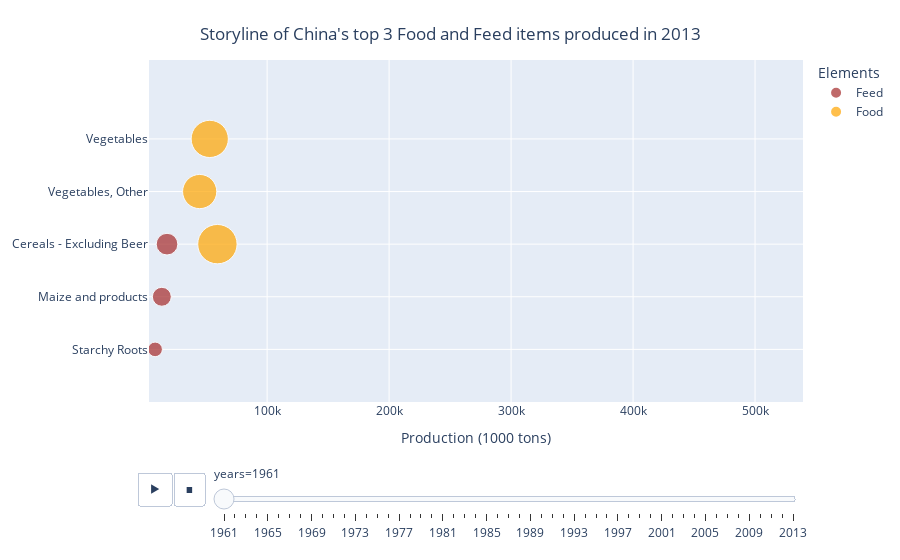

Source (notebook cell):
### Code cell
fig = px.scatter(
    data_frame=chn_food_feed, 
    x='production',
    y='item',
    size='production',
    size_max=80,
    animation_frame='years',

    color='element',
    color_discrete_map={
        'Feed':'brown',
        'Food':'orange'},

    hover_name='item',
    hover_data=dict(
        item = False, 
        element = False),    

    range_x=[chn_food_feed.production.min()-5000, chn_food_feed.production.max()+50000],
    range_y=[-1, 5.5])

fig.update_layout(
    title="Storyline of China's top 3 Food and Feed items produced in 2013",
    title_x = 0.5,
    title_y = 0.95,
    title_xanchor='center',
    title_yanchor='top',

    legend_title_text='Elements',

    xaxis = dict(title='Production (1000 tons)'),
    yaxis = dict(title=None))

# Velocizzare l'animazione
fig.layout.updatemenus[0].buttons[0].args[1]['frame']['duration'] = 250
fig.layout.updatemenus[0].buttons[0].args[1]['transition']['duration'] = 250

# fig.show(renderer='notebook_connected') # For VS Code visulization of animation
plotly.offline.iplot(fig)

### Figure 1 — Plotly figure (JSON) as saved in the notebook; plotly's stock layout.template omitted (floating-point values rounded to 4 significant figures)
{"data": [{"customdata": [["Feed"], ["Feed"], ["Feed"]], "hovertemplate": "<b>%{hovertext}</b><br><br>years=1961<br>production=%{marker.size}<extra></extra>", "hovertext": ["Starchy Roots", "Maize and products", "Cereals - Excluding Beer"], "legendgroup": "Feed", "marker": {"color": "brown", "size": [8179, 13700, 17963], "sizemode": "area", "sizeref": 76.45, "symbol": "circle"}, "mode": "markers", "name": "Feed", "orientation": "h", "showlegend": true, "type": "scatter", "x": [8179, 13700, 17963], "xaxis": "x", "y": ["Starchy Roots", "Maize and products", "Cereals - Excluding Beer"], "yaxis": "y"}, {"customdata": [["Food"], ["Food"], ["Food"]], "hovertemplate": "<b>%{hovertext}</b><br><br>years=1961<br>production=%{marker.size}<extra></extra>", "hovertext": ["Vegetables, Other", "Vegetables", "Cereals - Excluding Beer"], "legendgroup": "Food", "marker": {"color": "orange", "size": [44728, 52968, 59256], "sizemode": "area", "sizeref": 76.45, "symbol": "circle"}, "mode": "markers", "name": "Food", "orientation": "h", "showlegend": true, "type": "scatter", "x": [44728, 52968, 59256], "xaxis": "x", "y": ["Vegetables, Other", "Vegetables", "Cereals - Excluding Beer"], "yaxis": "y"}], "layout": {"legend": {"itemsizing": "constant", "title": {"text": "Elements"}, "tracegroupgap": 0}, "margin": {"t": 60}, "sliders": [{"active": 0, "currentvalue": {"prefix": "years="}, "len": 0.9, "pad": {"b": 10, "t": 60}, "steps": [{"args": [["1961"], {"frame": {"duration": 0, "redraw": false}, "fromcurrent": true, "mode": "immediate", "transition": {"duration": 0, "easing": "linear"}}], "label": "1961", "method": "animate"}, {"args": [["1962"], {"frame": {"duration": 0, "redraw": false}, "fromcurrent": true, "mode": "immediate", "transition": {"duration": 0, "easing": "linear"}}], "label": "1962", "method": "animate"}, {"args": [["1963"], {"frame": {"duration": 0, "redraw": false}, "fromcurrent": true, "mode": "immediate", "transition": {"duration": 0, "easing": "linear"}}], "label": "1963", "method": "animate"}, {"args": [["1964"], {"frame": {"duration": 0, "redraw": false}, "fromcurrent": true, "mode": "immediate", "transition": {"duration": 0, "easing": "linear"}}], "label": "1964", "method": "animate"}, {"args": [["1965"], {"frame": {"duration": 0, "redraw": false}, "fromcurrent": true, "mode": "immediate", "transition": {"duration": 0, "easing": "linear"}}], "label": "1965", "method": "animate"}, {"args": [["1966"], {"frame": {"duration": 0, "redraw": false}, "fromcurrent": true, "mode": "immediate", "transition": {"duration": 0, "easing": "linear"}}], "label": "1966", "method": "animate"}, {"args": [["1967"], {"frame": {"duration": 0, "redraw": false}, "fromcurrent": true, "mode": "immediate", "transition": {"duration": 0, "easing": "linear"}}], "label": "1967", "method": "animate"}, {"args": [["1968"], {"frame": {"duration": 0, "redraw": false}, "fromcurrent": true, "mode": "immediate", "transition": {"duration": 0, "easing": "linear"}}], "label": "1968", "method": "animate"}, {"args": [["1969"], {"frame": {"duration": 0, "redraw": false}, "fromcurrent": true, "mode": "immediate", "transition": {"duration": 0, "easing": "linear"}}], "label": "1969", "method": "animate"}, {"args": [["1970"], {"frame": {"duration": 0, "redraw": false}, "fromcurrent": true, "mode": "immediate", "transition": {"duration": 0, "easing": "linear"}}], "label": "1970", "method": "animate"}, {"args": [["1971"], {"frame": {"duration": 0, "redraw": false}, "fromcurrent": true, "mode": "immediate", "transition": {"duration": 0, "easing": "linear"}}], "label": "1971", "method": "animate"}, {"args": [["1972"], {"frame": {"duration": 0, "redraw": false}, "fromcurrent": true, "mode": "immediate", "transition": {"duration": 0, "easing": "linear"}}], "label": "1972", "method": "animate"}, {"args": [["1973"], {"frame": {"duration": 0, "redraw": false}, "fromcurrent": true, "mode": "immediate", "transition": {"duration": 0, "easing": "linear"}}], "label": "1973", "method": "animate"}, {"args": [["1974"], {"frame": {"duration": 0, "redraw": false}, "fromcurrent": true, "mode": "immediate", "transition": {"duration": 0, "easing": "linear"}}], "label": "1974", "method": "animate"}, {"args": [["1975"], {"frame": {"duration": 0, "redraw": false}, "fromcurrent": true, "mode": "immediate", "transition": {"duration": 0, "easing": "linear"}}], "label": "1975", "method": "animate"}, {"args": [["1976"], {"frame": {"duration": 0, "redraw": false}, "fromcurrent": true, "mode": "immediate", "transition": {"duration": 0, "easing": "linear"}}], "label": "1976", "method": "animate"}, {"args": [["1977"], {"frame": {"duration": 0, "redraw": false}, "fromcurrent": true, "mode": "immediate", "transition": {"duration": 0, "easing": "linear"}}], "label": "1977", "method": "animate"}, {"args": [["1978"], {"frame": {"duration": 0, "redraw": false}, "fromcurrent": true, "mode": "immediate", "transition": {"duration": 0, "easing": "linear"}}], "label": "1978", "method": "animate"}, {"args": [["1979"], {"frame": {"duration": 0, "redraw": false}, "fromcurrent": true, "mode": "immediate", "transition": {"duration": 0, "easing": "linear"}}], "label": "1979", "method": "animate"}, {"args": [["1980"], {"frame": {"duration": 0, "redraw": false}, "fromcurrent": true, "mode": "immediate", "transition": {"duration": 0, "easing": "linear"}}], "label": "1980", "method": "animate"}, {"args": [["1981"], {"frame": {"duration": 0, "redraw": false}, "fromcurrent": true, "mode": "immediate", "transition": {"duration": 0, "easing": "linear"}}], "label": "1981", "method": "animate"}, {"args": [["1982"], {"frame": {"duration": 0, "redraw": false}, "fromcurrent": true, "mode": "immediate", "transition": {"duration": 0, "easing": "linear"}}], "label": "1982", "method": "animate"}, {"args": [["1983"], {"frame": {"duration": 0, "redraw": false}, "fromcurrent": true, "mode": "immediate", "transition": {"duration": 0, "easing": "linear"}}], "label": "1983", "method": "animate"}, {"args": [["1984"], {"frame": {"duration": 0, "redraw": false}, "fromcurrent": true, "mode": "immediate", "transition": {"duration": 0, "easing": "linear"}}], "label": "1984", "method": "animate"}, {"args": [["1985"], {"frame": {"duration": 0, "redraw": false}, "fromcurrent": true, "mode": "immediate", "transition": {"duration": 0, "easing": "linear"}}], "label": "1985", "method": "animate"}, {"args": [["1986"], {"frame": {"duration": 0, "redraw": false}, "fromcurrent": true, "mode": "immediate", "transition": {"duration": 0, "easing": "linear"}}], "label": "1986", "method": "animate"}, {"args": [["1987"], {"frame": {"duration": 0, "redraw": false}, "fromcurrent": true, "mode": "immediate", "transition": {"duration": 0, "easing": "linear"}}], "label": "1987", "method": "animate"}, {"args": [["1988"], {"frame": {"duration": 0, "redraw": false}, "fromcurrent": true, "mode": "immediate", "transition": {"duration": 0, "easing": "linear"}}], "label": "1988", "method": "animate"}, {"args": [["1989"], {"frame": {"duration": 0, "redraw": false}, "fromcurrent": true, "mode": "immediate", "transition": {"duration": 0, "easing": "linear"}}], "label": "1989", "method": "animate"}, {"args": [["1990"], {"frame": {"duration": 0, "redraw": false}, "fromcurrent": true, "mode": "immediate", "transition": {"duration": 0, "easing": "linear"}}], "label": "1990", "method": "animate"}, {"args": [["1991"], {"frame": {"duration": 0, "redraw": false}, "fromcurrent": true, "mode": "immediate", "transition": {"duration": 0, "easing": "linear"}}], "label": "1991", "method": "animate"}, {"args": [["1992"], {"frame": {"duration": 0, "redraw": false}, "fromcurrent": true, "mode": "immediate", "transition": {"duration": 0, "easing": "linear"}}], "label": "1992", "method": "animate"}, {"args": [["1993"], {"frame": {"duration": 0, "redraw": false}, "fromcurrent": true, "mode": "immediate", "transition": {"duration": 0, "easing": "linear"}}], "label": "1993", "method": "animate"}, {"args": [["1994"], {"frame": {"duration": 0, "redraw": false}, "fromcurrent": true, "mode": "immediate", "transition": {"duration": 0, "easing": "linear"}}], "label": "1994", "method": "animate"}, {"args": [["1995"], {"frame": {"duration": 0, "redraw": false}, "fromcurrent": true, "mode": "immediate", "transition": {"duration": 0, "easing": "linear"}}], "label": "1995", "method": "animate"}, {"args": [["1996"], {"frame": {"duration": 0, "redraw": false}, "fromcurrent": true, "mode": "immediate", "transition": {"duration": 0, "easing": "linear"}}], "label": "1996", "method": "animate"}, {"args": [["1997"], {"frame": {"duration": 0, "redraw": false}, "fromcurrent": true, "mode": "immediate", "transition": {"duration": 0, "easing": "linear"}}], "label": "1997", "method": "animate"}, {"args": [["1998"], {"frame": {"duration": 0, "redraw": false}, "fromcurrent": true, "mode": "immediate", "transition": {"duration": 0, "easing": "linear"}}], "label": "1998", "method": "animate"}, {"args": [["1999"], {"frame": {"duration": 0, "redraw": false}, "fromcurrent": true, "mode": "immediate", "transition": {"duration": 0, "easing": "linear"}}], "label": "1999", "method": "animate"}, {"args": [["2000"], {"frame": {"duration": 0, "redraw": false}, "fromcurrent": true, "mode": "immediate", "transition": {"duration": 0, "easing": "linear"}}], "label": "2000", "method": "animate"}, {"args": [["2001"], {"frame": {"duration": 0, "redraw": false}, "fromcurrent": true, "mode": "immediate", "transition": {"duration": 0, "easing": "linear"}}], "label": "2001", "method": "animate"}, {"args": [["2002"], {"frame": {"duration": 0, "redraw": false}, "fromcurrent": true, "mode": "immediate", "transition": {"duration": 0, "easing": "linear"}}], "label": "2002", "method": "animate"}, {"args": [["2003"], {"frame": {"duration": 0, "redraw": false}, "fromcurrent": true, "mode": "immediate", "transition": {"duration": 0, "easing": "linear"}}], "label": "2003", "method": "animate"}, {"args": [["2004"], {"frame": {"duration": 0, "redraw": false}, "fromcurrent": true, "mode": "immediate", "transition": {"duration": 0, "easing": "linear"}}], "label": "2004", "method": "animate"}, {"args": [["2005"], {"frame": {"duration": 0, "redraw": false}, "fromcurrent": true, "mode": "immediate", "transition": {"duration": 0, "easing": "linear"}}], "label": "2005", "method": "animate"}, {"args": [["2006"], {"frame": {"duration": 0, "redraw": false}, "fromcurrent": true, "mode": "immediate", "transition": {"duration": 0, "easing": "linear"}}], "label": "2006", "method": "animate"}, {"args": [["2007"], {"frame": {"duration": 0, "redraw": false}, "fromcurrent": true, "mode": "immediate", "transition": {"duration": 0, "easing": "linear"}}], "label": "2007", "method": "animate"}, {"args": [["2008"], {"frame": {"duration": 0, "redraw": false}, "fromcurrent": true, "mode": "immediate", "transition": {"duration": 0, "easing": "linear"}}], "label": "2008", "method": "animate"}, {"args": [["2009"], {"frame": {"duration": 0, "redraw": false}, "fromcurrent": true, "mode": "immediate", "transition": {"duration": 0, "easing": "linear"}}], "label": "2009", "method": "animate"}, {"args": [["2010"], {"frame": {"duration": 0, "redraw": false}, "fromcurrent": true, "mode": "immediate", "transition": {"duration": 0, "easing": "linear"}}], "label": "2010", "method": "animate"}, {"args": [["2011"], {"frame": {"duration": 0, "redraw": false}, "fromcurrent": true, "mode": "immediate", "transition": {"duration": 0, "easing": "linear"}}], "label": "2011", "method": "animate"}, {"args": [["2012"], {"frame": {"duration": 0, "redraw": false}, "fromcurrent": true, "mode": "immediate", "transition": {"duration": 0, "easing": "linear"}}], "label": "2012", "method": "animate"}, {"args": [["2013"], {"frame": {"duration": 0, "redraw": false}, "fromcurrent": true, "mode": "immediate", "transition": {"duration": 0, "easing": "linear"}}], "label": "2013", "method": "animate"}], "x": 0.1, "xanchor": "left", "y": 0, "yanchor": "top"}], "title": {"text": "Storyline of China's top 3 Food and Feed items produced in 2013", "x": 0.5, "xanchor": "center", "y": 0.95, "yanchor": "top"}, "updatemenus": [{"buttons": [{"args": [null, {"frame": {"duration": 250, "redraw": false}, "fromcurrent": true, "mode": "immediate", "transition": {"duration": 250, "easing": "linear"}}], "label": "&#9654;", "method": "animate"}, {"args": [[null], {"frame": {"duration": 0, "redraw": false}, "fromcurrent": true, "mode": "immediate", "transition": {"duration": 0, "easing": "linear"}}], "label": "&#9724;", "method": "animate"}], "direction": "left", "pad": {"r": 10, "t": 70}, "showactive": false, "type": "buttons", "x": 0.1, "xanchor": "right", "y": 0, "yanchor": "top"}], "xaxis": {"anchor": "y", "domain": [0, 1], "range": [3179, 539299], "title": {"text": "Production (1000 tons)"}}, "yaxis": {"anchor": "x", "domain": [0, 1], "range": [-1, 5.5]}}}
